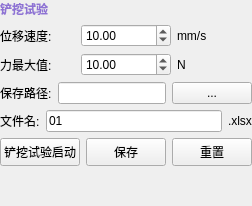
             <widget class="QWidget" name="testShovelPage">
              <layout class="QVBoxLayout" name="testShovelPageLayout">
               <property name="leftMargin">
                <number>0</number>
               </property>
               <property name="topMargin">
                <number>0</number>
               </property>
               <property name="rightMargin">
                <number>0</number>
               </property>
               <property name="bottomMargin">
                <number>0</number>
               </property>
               <item>
                <widget class="QLabel" name="testShovelLabel">
                 <property name="styleSheet">
                  <string>font-weight:bold;color:#8e72d4;</string>
                 </property>
                 <property name="text">
                  <string>铲挖试验</string>
                 </property>
                </widget>
               </item>
               <item>
                <layout class="QHBoxLayout" name="testShovelSpeedRow">
                 <item>
                  <widget class="QLabel" name="testShovelSpeedLabel">
                   <property name="text">
                    <string>位移速度:</string>
                   </property>
                  </widget>
                 </item>
                 <item>
                  <widget class="QDoubleSpinBox" name="testShovelSpeed">
                   <property name="minimumSize">
                    <size>
                     <width>90</width>
                     <height>0</height>
                    </size>
                   </property>
                   <property name="minimum">
                    <double>1.000000000000000</double>
                   </property>
                   <property name="maximum">
                    <double>100.000000000000000</double>
                   </property>
                   <property name="value">
                    <double>10.000000000000000</double>
                   </property>
                  </widget>
                 </item>
                 <item>
                  <widget class="QLabel" name="testShovelSpeedUnit">
                   <property name="minimumSize">
                    <size>
                     <width>40</width>
                     <height>0</height>
                    </size>
                   </property>
                   <property name="text">
                    <string>mm/s</string>
                   </property>
                  </widget>
                 </item>
                </layout>
               </item>
               <item>
                <layout class="QHBoxLayout" name="testShovelForceRow">
                 <item>
                  <widget class="QLabel" name="testShovelForceLabel">
                   <property name="text">
                    <string>力最大值:</string>
                   </property>
                  </widget>
                 </item>
                 <item>
                  <widget class="QDoubleSpinBox" name="testShovelForceMax">
                   <property name="minimumSize">
                    <size>
                     <width>90</width>
                     <height>0</height>
                    </size>
                   </property>
                   <property name="minimum">
                    <double>0.100000000000000</double>
                   </property>
                   <property name="maximum">
                    <double>500.000000000000000</double>
                   </property>
                   <property name="value">
                    <double>10.000000000000000</double>
                   </property>
                  </widget>
                 </item>
                 <item>
                  <widget class="QLabel" name="testShovelForceUnit">
                   <property name="minimumSize">
                    <size>
                     <width>40</width>
                     <height>0</height>
                    </size>
                   </property>
                   <property name="text">
                    <string>N</string>
                   </property>
                  </widget>
                 </item>
                </layout>
               </item>
               <item>
                <layout class="QHBoxLayout" name="testShovelSaveRow">
                 <item>
                  <widget class="QLabel" name="testShovelSaveLabel">
                   <property name="text">
                    <string>保存路径:</string>
                   </property>
                  </widget>
                 </item>
                 <item>
                  <widget class="QLineEdit" name="testShovelSavePath">
                   <property name="minimumSize">
                    <size>
                     <width>100</width>
                     <height>0</height>
                    </size>
                   </property>
                   <property name="readOnly">
                    <bool>true</bool>
                   </property>
                  </widget>
                 </item>
                 <item>
                  <widget class="QPushButton" name="testShovelSaveBrowse">
                   <property name="minimumSize">
                    <size>
                     <width>24</width>
                     <height>0</height>
                    </size>
                   </property>
                   <property name="text">
                    <string>...</string>
                   </property>
                  </widget>
                 </item>
                </layout>
               </item>
               <item>
                <layout class="QHBoxLayout" name="testShovelNameRow">
                 <item>
                  <widget class="QLabel" name="testShovelNameLabel">
                   <property name="text">
                    <string>文件名:</string>
                   </property>
                  </widget>
                 </item>
                 <item>
                  <widget class="QLineEdit" name="testShovelFileName">
                   <property name="minimumSize">
                    <size>
                     <width>80</width>
                     <height>0</height>
                    </size>
                   </property>
                   <property name="text">
                    <string>01</string>
                   </property>
                  </widget>
                 </item>
                 <item>
                  <widget class="QLabel" name="testShovelExtLabel">
                   <property name="text">
                    <string>.xlsx</string>
                   </property>
                  </widget>
                 </item>
                </layout>
               </item>
               <item>
                <layout class="QHBoxLayout" name="testShovelBtnRow">
                 <item>
                  <widget class="QPushButton" name="testShovelStart">
                   <property name="minimumSize">
                    <size>
                     <width>0</width>
                     <height>28</height>
                    </size>
                   </property>
                   <property name="text">
                    <string>铲挖试验启动</string>
                   </property>
                  </widget>
                 </item>
                 <item>
                  <widget class="QPushButton" name="testShovelSave">
                   <property name="minimumSize">
                    <size>
                     <width>48</width>
                     <height>28</height>
                    </size>
                   </property>
                   <property name="text">
                    <string>保存</string>
                   </property>
                  </widget>
                 </item>
                 <item>
                  <widget class="QPushButton" name="testShovelReset">
                   <property name="minimumSize">
                    <size>
                     <width>48</width>
                     <height>28</height>
                    </size>
                   </property>
                   <property name="text">
                    <string>重置</string>
                   </property>
                  </widget>
                 </item>
                </layout>
               </item>
               <item>
                <spacer name="testShovelSpacer">
                 <property name="orientation">
                  <enum>Qt::Orientation::Vertical</enum>
                 </property>
                 <property name="sizeHint" stdset="0">
                  <size>
                   <width>0</width>
                   <height>40</height>
                  </size>
                 </property>
                </spacer>
               </item>
              </layout>
             </widget>
